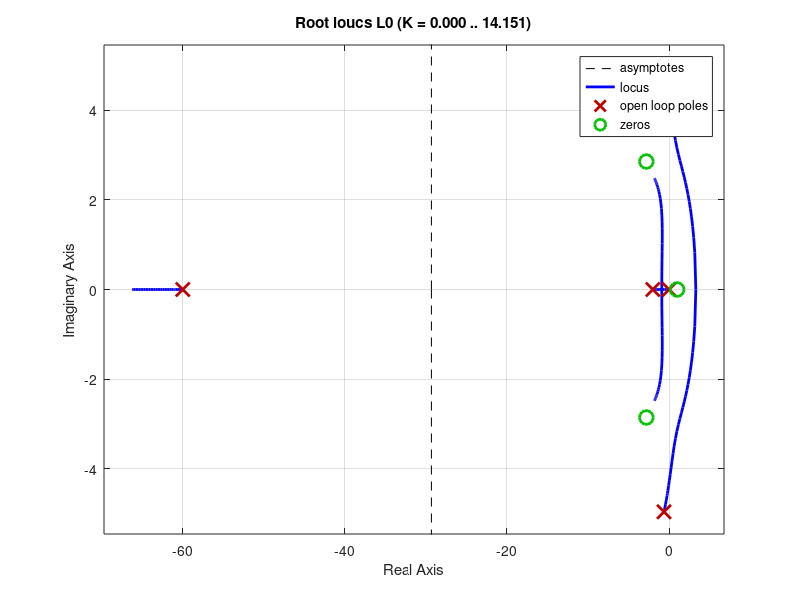
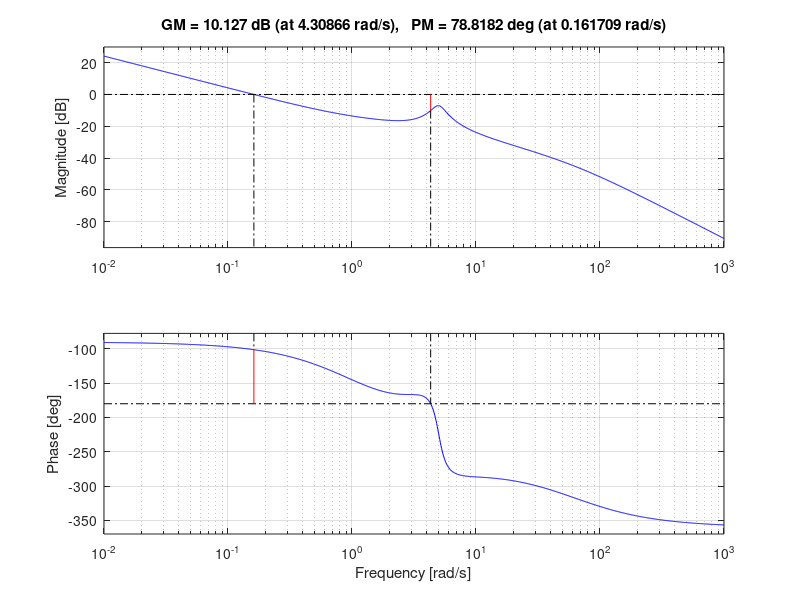
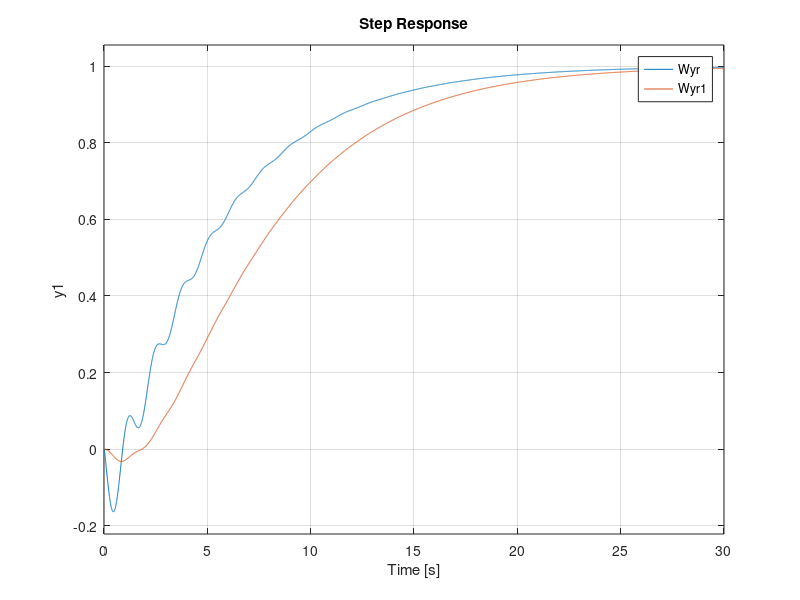

The MATLAB script that drew these images, in order:
clc
clear all
close all

%% Esame 5
s = tf('s');
P = 10*(s-1)/(4*s^2+5*s+100);

pole(P); % processo nominale asintoticamente stabile

zero(P); % fase non minima (vincoli nei guadagni)


zita= 0.7;
omega_n=4;
C0= ((s^2+2*zita*omega_n*s+omega_n^2))/(s*(s/60+1)*(s/2+1));
k = -1/10;

L0 = k*P*C0;
Wyr = minreal(L0/(1+L0));
pole(Wyr)

figure(1)
rlocus(L0)

figure(2)
margin(L0)

figure(3)
step(Wyr);

%% inseriamo un fr 
tau_fr = 7/3;
Fr = 1/(tau_fr*s+1);
Wyr1 =  Fr *Wyr ; 
figure(3)
step(Wyr,Wyr1);

% prestzioni Molto simili al PID 

